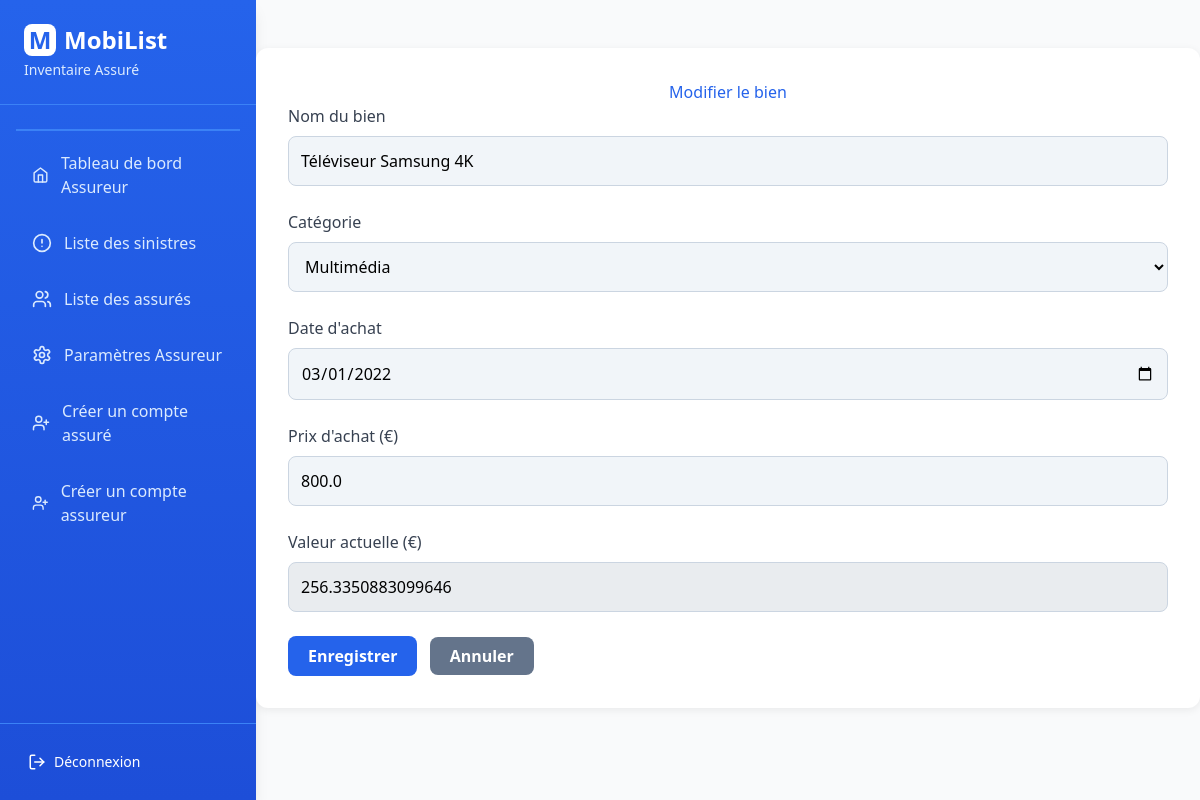
The page /modifier_bien/1/ (signed in) on the database its author committed.
### monApp/database/bien.py (models this page shows, shortened)
class Bien(db.Model):
    __tablename__ = 'bien'
    id_bien = db.Column(db.Integer, primary_key=True)
    nom_bien = db.Column(db.String(255), nullable=False)
    categorie = db.Column(db.String(100))
    date_achat = db.Column(db.Date)
    prix_achat = db.Column(db.Float)
    valeur_actuelle = db.Column(db.Float)
    id_piece = db.Column(db.Integer, db.ForeignKey('piece.id_piece'), nullable=False)
    sinistres = db.relationship('Sinistre', secondary=impacte, lazy='subquery', backref=db.backref('biens', lazy='subquery'))

### monApp/views.py (the view, shortened to what this page needs)
@app.route('/modifier_bien/<int:bien_id>/', methods=['GET', 'POST'])
@login_required
def modifier_bien(bien_id):
    bien = Bien.query.get_or_404(bien_id)
    access_granted = False
    if current_user.assure_profile and bien.piece.id_logement in [l.id_logement for l in current_user.assure_profile.logements]:
        access_granted = True
    elif current_user.is_assureur:
        proprio = bien.piece.logement.assures[0] if bien.piece.logement.assures else None
        if proprio and proprio.id_assureur == current_user.assureur_profile.id_assureur:
            access_granted = True
    if not access_granted:
        flash("Accès refusé.", "danger")
        return redirect(url_for('mes_logements'))
    form = ModifierBienForm(obj=bien)
    return render_template('assure/modifier_bien.html', form=form, bien=bien)

### monApp/forms.py (shortened to what this page needs)
class ModifierBienForm(FlaskForm):
    nom_bien = StringField(
        "Nom du bien",
        validators=[DataRequired(message="Le nom est requis.")]
    )
    categorie = SelectField(
        "Catégorie",
        choices=[
            ('', 'Sélectionner une catégorie'),
            ('Electromenager', 'Électroménager'),
            ('Mobilier', 'Mobilier'),
            ('Multimedia', 'Multimédia'),
            ('Vetements', 'Vêtements'),
            ('Bijoux', 'Bijoux'),
            ('Loisirs', 'Loisirs'),
            ('Vaisselle', 'Vaisselle'),
            ('Outillage', 'Outillage'),
            ('Autre', 'Autre')
        ],
        validators=[DataRequired(message="La catégorie est requise.")]
    )
    date_achat = DateField(
        "Date d'achat",
        format='%Y-%m-%d',
        validators=[DataRequired(message="La date est requise.")]
    )
    prix_achat = FloatField(
        "Prix d'achat (€)",
        validators=[DataRequired(message="Veuillez renseigner un prix valide.")]
    )
    valeur_actuelle = FloatField('Valeur actuelle (€)', render_kw={'readonly': True})
    submit = SubmitField('Enregistrer')

### monApp/database/user.py (called while the page is built)
    @property
    def is_assureur(self):
        return self.assureur_profile is not None

### monApp/views.py (called while the page is built)
@login_manager.user_loader
def load_user(user_id):
    return User.query.get(user_id)

### monApp/templates/assure/modifier_bien.html (shortened to what this page needs)
{% extends "base.html" %}
{% block head %}
<link rel="stylesheet" href="{{ url_for('static', filename='css/modifier.css') }}">
{% endblock %}
{% block content %}
<div class="container">
    <h1>Modifier le bien</h1>
    <form method="POST">
        <div class="form-group {% if form.nom_bien.errors %}has-error{% endif %}">
            {{ form.nom_bien.label(class="form-label") }}
            {{ form.nom_bien(class="form-control") }}
        </div>
        <div class="form-group {% if form.categorie.errors %}has-error{% endif %}">
            {{ form.categorie.label(class="form-label") }}
            {{ form.categorie(class="form-control") }}
        </div>
        <div class="form-group {% if form.date_achat.errors %}has-error{% endif %}">
            {{ form.date_achat.label(class="form-label") }}
            {{ form.date_achat(class="form-control", type="date") }}
        </div>
        <div class="form-group {% if form.prix_achat.errors %}has-error{% endif %}">
            {{ form.prix_achat.label(class="form-label") }}
            {{ form.prix_achat(class="form-control") }}
        </div>
        <div class="form-group">
            {{ form.valeur_actuelle.label(class="form-label") }}
            {{ form.valeur_actuelle(class="form-control", disabled=True) }}
        </div>
        <div class="form-actions mt-3">
            <button type="submit" class="btn btn-primary">{{ form.submit.label.text }}</button>
            <a href="{{ url_for('gestion_bien', piece_id=bien.id_piece) }}" class="btn btn-secondary">Annuler</a>
        </div>
    </form>
</div>
{% endblock %}

### monApp/static/css/modifier.css (style rules this page uses)
body { background: #f7fafc; font-family: 'Segoe UI', 'Roboto', 'Helvetica', 'Arial', sans-serif; }
.container { max-width: 500px; margin: 3rem auto; background: #fff; border-radius: 0.75rem; box-shadow: 0 2px 8px rgba(0,0,0,0.07); padding: 2rem; }
h1 { font-size: 1.7rem; font-weight: 700; color: #2563eb; margin-bottom: 2rem; text-align: center; }
.form-group { margin-bottom: 1.5rem; }
.form-label { font-weight: 500; color: #374151; display: block; margin-bottom: 0.5rem; }
.form-control { width: 100%; border-radius: 0.5rem; border: 1px solid #cbd5e1; padding: 0.75rem; font-size: 1rem; background: #f1f5f9; transition: border-color 0.2s; }
.btn-primary { background-color: #2563eb; border: none; color: #fff; padding: 0.5rem 1.25rem; border-radius: 0.5rem; font-weight: 600; transition: background 0.2s; margin-right: 0.5rem; }
.btn-secondary { background-color: #64748b; border: none; color: #fff; padding: 0.5rem 1.25rem; border-radius: 0.5rem; font-weight: 600; transition: background 0.2s; }
input:disabled { background-color: #e9ecef; cursor: not-allowed; }

### rows shown on the page
Bien: nom_bien "Téléviseur Samsung 4K", categorie "Multimédia", date_achat "03/01/2022", prix_achat "800.0", valeur_actuelle "256.3350883099646"
